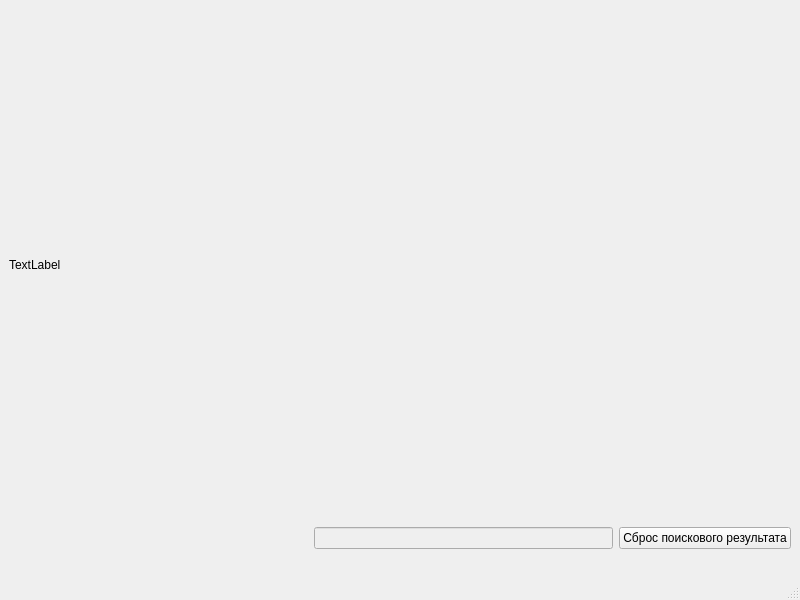
<?xml version="1.0" encoding="UTF-8"?>
<ui version="4.0">
 <class>MainWindow</class>
 <widget class="QMainWindow" name="MainWindow">
  <property name="enabled">
   <bool>true</bool>
  </property>
  <property name="geometry">
   <rect>
    <x>0</x>
    <y>0</y>
    <width>800</width>
    <height>600</height>
   </rect>
  </property>
  <property name="tabletTracking">
   <bool>true</bool>
  </property>
  <property name="windowTitle">
   <string>MainWindow</string>
  </property>
  <widget class="QWidget" name="centralwidget">
   <layout class="QGridLayout" name="gridLayout">
    <item row="2" column="2">
     <widget class="QPushButton" name="search">
      <property name="text">
       <string>Сброс поискового результата</string>
      </property>
     </widget>
    </item>
    <item row="2" column="0">
     <spacer name="horizontalSpacer">
      <property name="orientation">
       <enum>Qt::Horizontal</enum>
      </property>
      <property name="sizeHint" stdset="0">
       <size>
        <width>40</width>
        <height>20</height>
       </size>
      </property>
     </spacer>
    </item>
    <item row="2" column="1">
     <widget class="QLineEdit" name="toponym_to_find">
      <property name="enabled">
       <bool>false</bool>
      </property>
      <property name="mouseTracking">
       <bool>false</bool>
      </property>
      <property name="tabletTracking">
       <bool>false</bool>
      </property>
      <property name="toolTip">
       <string/>
      </property>
      <property name="statusTip">
       <string/>
      </property>
      <property name="whatsThis">
       <string/>
      </property>
      <property name="accessibleName">
       <string/>
      </property>
      <property name="autoFillBackground">
       <bool>false</bool>
      </property>
      <property name="inputMethodHints">
       <set>Qt::ImhNone</set>
      </property>
      <property name="text">
       <string notr="true"/>
      </property>
      <property name="frame">
       <bool>true</bool>
      </property>
      <property name="alignment">
       <set>Qt::AlignLeading|Qt::AlignLeft|Qt::AlignVCenter</set>
      </property>
      <property name="dragEnabled">
       <bool>false</bool>
      </property>
      <property name="readOnly">
       <bool>false</bool>
      </property>
      <property name="cursorMoveStyle">
       <enum>Qt::LogicalMoveStyle</enum>
      </property>
      <property name="clearButtonEnabled">
       <bool>true</bool>
      </property>
     </widget>
    </item>
    <item row="4" column="1" colspan="2">
     <widget class="QLabel" name="ful_path">
      <property name="text">
       <string/>
      </property>
     </widget>
    </item>
    <item row="0" column="0" colspan="2">
     <widget class="QLabel" name="img">
      <property name="tabletTracking">
       <bool>false</bool>
      </property>
      <property name="inputMethodHints">
       <set>Qt::ImhNone</set>
      </property>
      <property name="text">
       <string>TextLabel</string>
      </property>
      <property name="textInteractionFlags">
       <set>Qt::LinksAccessibleByMouse|Qt::TextEditable</set>
      </property>
     </widget>
    </item>
    <item row="0" column="2">
     <spacer name="verticalSpacer">
      <property name="orientation">
       <enum>Qt::Vertical</enum>
      </property>
      <property name="sizeHint" stdset="0">
       <size>
        <width>20</width>
        <height>40</height>
       </size>
      </property>
     </spacer>
    </item>
   </layout>
  </widget>
  <widget class="QStatusBar" name="statusbar"/>
 </widget>
 <resources/>
 <connections/>
</ui>
